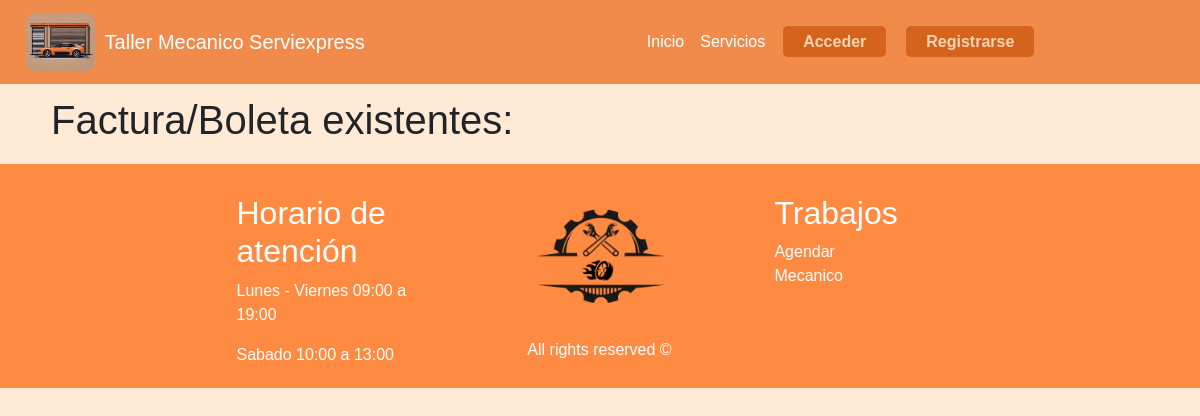
The page /fabo on the database as committed earlier.
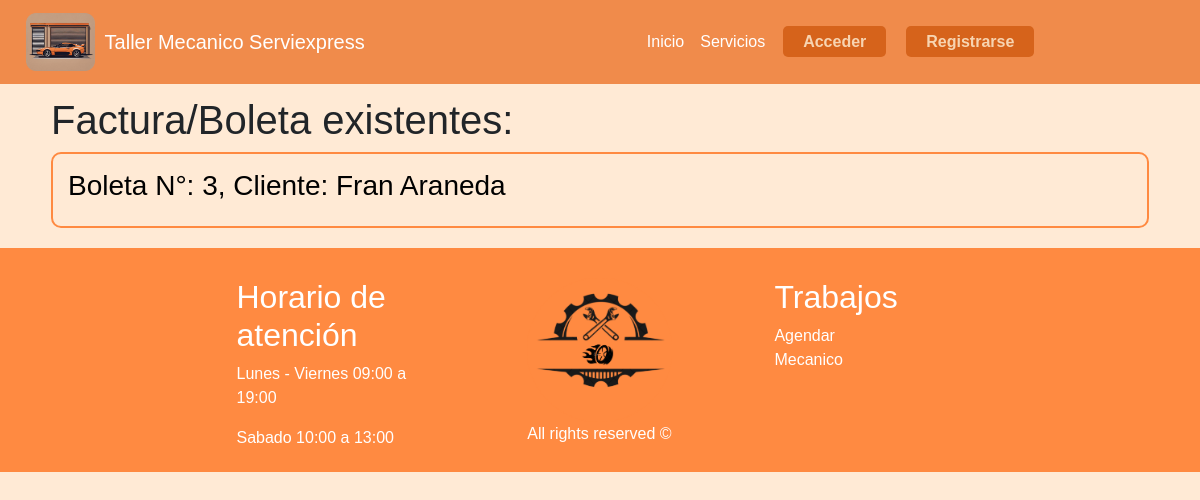
The same page on the database as committed later.
### taller/models.py (models this page shows, shortened)
class FaBo(models.Model):
    num_fb = models.AutoField(primary_key=True)
    fecha_emision = models.DateTimeField(auto_now_add=True)
    detalle_fb = models.TextField()
    totalpagar = models.IntegerField()
    cita = models.ForeignKey(Cita, on_delete=models.CASCADE)

class Cita(models.Model):
    id_cita = models.AutoField(primary_key=True)
    fecha_aten = models.DateTimeField(auto_now_add=True)
    servicios = models.ManyToManyField(Servicio)
    cliente = models.ForeignKey(Cliente, on_delete=models.CASCADE)
    empleado = models.ForeignKey(Empleado, on_delete=models.CASCADE)

class Cliente(models.Model):
    rut_cli = models.CharField(primary_key=True, max_length=12)
    pnom_cli = models.CharField(max_length=20)
    snom_cli = models.CharField(max_length=20, blank=True)
    appaterno_cli = models.CharField(max_length=20)
    apmaterno_cli = models.CharField(max_length=20, blank=True)
    correo_cli = models.CharField(max_length=60, blank=True)
    telefono_cli = models.IntegerField(blank=True, null=True)
    def __str__(self):
        return self.pnom_cli + " " + self.appaterno_cli

### taller/views.py (the view)
# urls.py: path('fabo', views.fabo, name='fabo'),
def fabo(request):
    cliente = Cliente.objects.filter(rut_cli=request.user.username).first()
    empleado = Empleado.objects.filter(rut_emp=request.user.username).first()
    rol = "Cliente" if cliente else "Empleado"
    fabos = FaBo.objects.none()
    if cliente:
        citas_cliente = Cita.objects.filter(cliente=cliente)
        fabos = FaBo.objects.filter(cita__in=citas_cliente)
    else:
        fabos = FaBo.objects.all()
    return render(
        request, "fabo.html", {"fabos": fabos, "cliente": cliente, "empleado": empleado}
    )

### taller/templates/fabo.html (shortened to what this page needs)
{% extends 'hnf.html' %}
{% load static %}
{% block content %}
<head>
  <link rel="stylesheet" href="{% static 'css/crud.css' %}" />
</head>
<div class="container">
  <h1> Factura/Boleta existentes: </h1>
  <ul style="list-style: none;">
    {% for fabo in fabos %}
    <li id="listar">
      <a href="{% url 'update_fabo' fabo.num_fb %}">
        <h3>Boleta N°: {{ fabo.num_fb }}, Cliente: {{ fabo.cita.cliente }}</h3>
      </a>
    </li>
    {% endfor %}
  </ul>
</div>
{% endblock %}

Rows that differ between the two databases and show on the page:
added FaBo: num_fb "3", cita.cliente "Fran Araneda"
